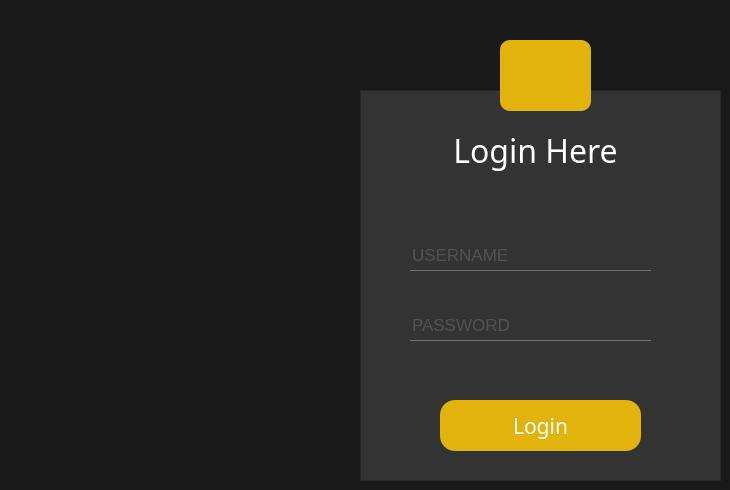
   <widget class="QWidget" name="page_0">
    <property name="styleSheet">
     <string notr="true">#page_3{
background-color : #191919;
}
*{
fond-family:century gothic;
fond-size : 24px;
}
QFrame{
background :#333;
}
#pushButton{
border-radius : 10px;
background :#e3b30d;
}
QLabel{
color : white;
}
QPushButton {
color : white;
border-radius : 15px;
background :#e3b30d;
}
QPushButton:hover {
color : #e3b30d;
border-radius : 15px;
background :#6c6c6c;
}
QLineEdit{
background : transparent;
border : none;
color: #717072;
border-bottom : 1px solid #717072;
}
#Form{
background-color: #191919;
}
</string>
    </property>
    <widget class="QPushButton" name="pushButton">
     <property name="geometry">
      <rect>
       <x>500</x>
       <y>40</y>
       <width>91</width>
       <height>71</height>
      </rect>
     </property>
     <property name="text">
      <string/>
     </property>
     <property name="icon">
      <iconset resource="resources.qrc">
       <normaloff>:/whiteIcons/assets/icons/white/user.svg</normaloff>:/whiteIcons/assets/icons/white/user.svg</iconset>
     </property>
     <property name="iconSize">
      <size>
       <width>50</width>
       <height>50</height>
      </size>
     </property>
    </widget>
    <widget class="QFrame" name="frame">
     <property name="geometry">
      <rect>
       <x>360</x>
       <y>90</y>
       <width>361</width>
       <height>391</height>
      </rect>
     </property>
     <property name="frameShape">
      <enum>QFrame::StyledPanel</enum>
     </property>
     <property name="frameShadow">
      <enum>QFrame::Raised</enum>
     </property>
     <widget class="QLabel" name="label">
      <property name="geometry">
       <rect>
        <x>50</x>
        <y>30</y>
        <width>251</width>
        <height>61</height>
       </rect>
      </property>
      <property name="font">
       <font>
        <family>Century Gothic</family>
        <pointsize>24</pointsize>
        <underline>false</underline>
       </font>
      </property>
      <property name="text">
       <string>Login Here</string>
      </property>
      <property name="alignment">
       <set>Qt::AlignCenter</set>
      </property>
     </widget>
     <widget class="QPushButton" name="pushButton_2">
      <property name="geometry">
       <rect>
        <x>80</x>
        <y>310</y>
        <width>201</width>
        <height>51</height>
       </rect>
      </property>
      <property name="font">
       <font>
        <family>Century Gothic</family>
        <pointsize>16</pointsize>
       </font>
      </property>
      <property name="text">
       <string>Login</string>
      </property>
     </widget>
     <widget class="QLineEdit" name="lineEdit">
      <property name="geometry">
       <rect>
        <x>50</x>
        <y>150</y>
        <width>241</width>
        <height>31</height>
       </rect>
      </property>
      <property name="font">
       <font>
        <pointsize>13</pointsize>
       </font>
      </property>
      <property name="text">
       <string/>
      </property>
      <property name="placeholderText">
       <string>USERNAME</string>
      </property>
     </widget>
     <widget class="QLineEdit" name="lineEdit_2">
      <property name="geometry">
       <rect>
        <x>50</x>
        <y>220</y>
        <width>241</width>
        <height>31</height>
       </rect>
      </property>
      <property name="font">
       <font>
        <pointsize>13</pointsize>
       </font>
      </property>
      <property name="text">
       <string/>
      </property>
      <property name="placeholderText">
       <string>PASSWORD</string>
      </property>
     </widget>
    </widget>
    <zorder>frame</zorder>
    <zorder>pushButton</zorder>
   </widget>
